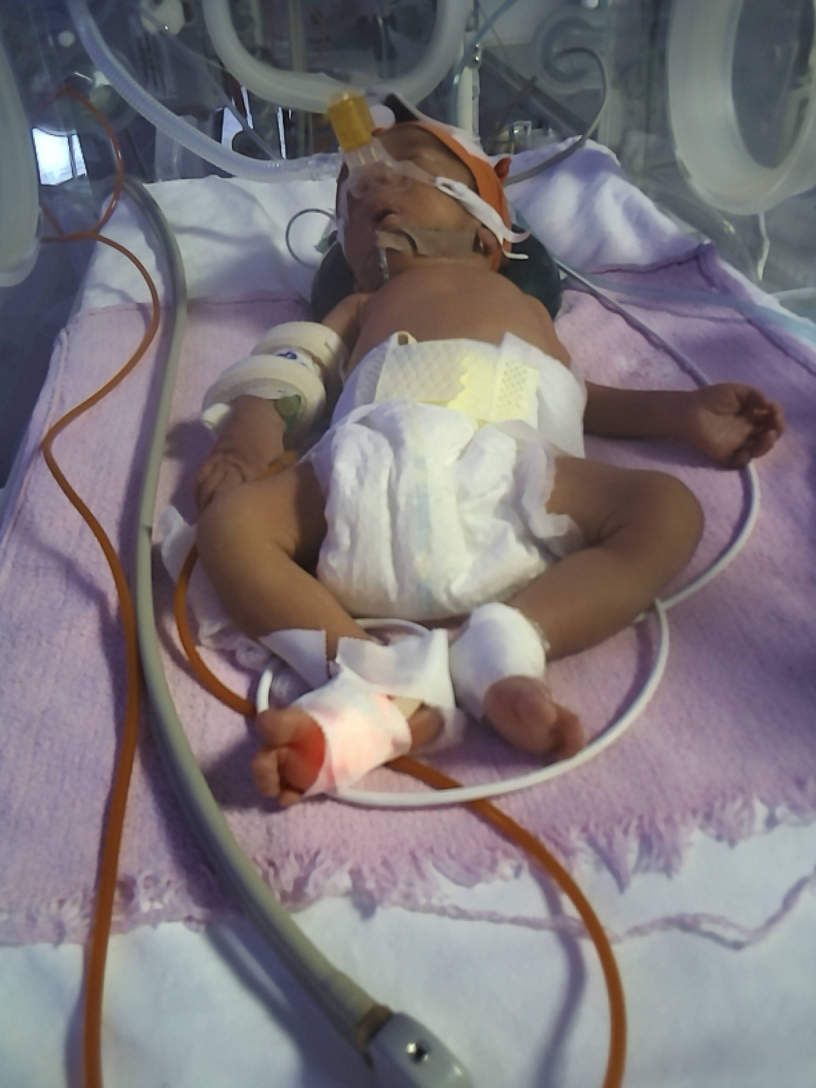
#> input picture Cropping mechanisms/Data2Check/Visible/HM20240814213403_VIS.jpeg, 2448 x 3264 px, given in place of HM20240814214018_VIS copy.jpeg, which was not available (shown at 1/3 size)
$ jupyter execute --allow-errors HomographyCrop.ipynb   (text cells are left out)
#> lines starting #> are read from the running program, lines starting #| are printed output that depends on the picture; pictures that were not available may be replaced by others from this repository, and a replacement may not be noted
[cell 1]
import cv2
import numpy as np
import matplotlib.pyplot as plt
import os
from glob import glob

[cell 2]
# Provide file paths
# !!!! This are the images that will be used for the homography matrix creation
# We should work twice, one per thermal camera

thermal_path = "HM20240814214018 copy.jpeg" # for the thermal image for the homography matrix
visible_path = "HM20240814214018_VIS copy.jpeg" # for the visible image for the homography matrix
matrix_path = "homography_matrix.txt" # to save the homography matrix (if good)

visible_folder = "visible" # for the visible images, to warp/transform
output_folder = "aligned" # for the aligned images, to save the warped images

[cell 3]
# Load images
visible_img = cv2.imread(visible_path)
#> visible_img is the input picture: shape (3264, 2448, 3); mean B, G, R 122.8, 118.6, 125.4
thermal_img = cv2.imread(thermal_path)
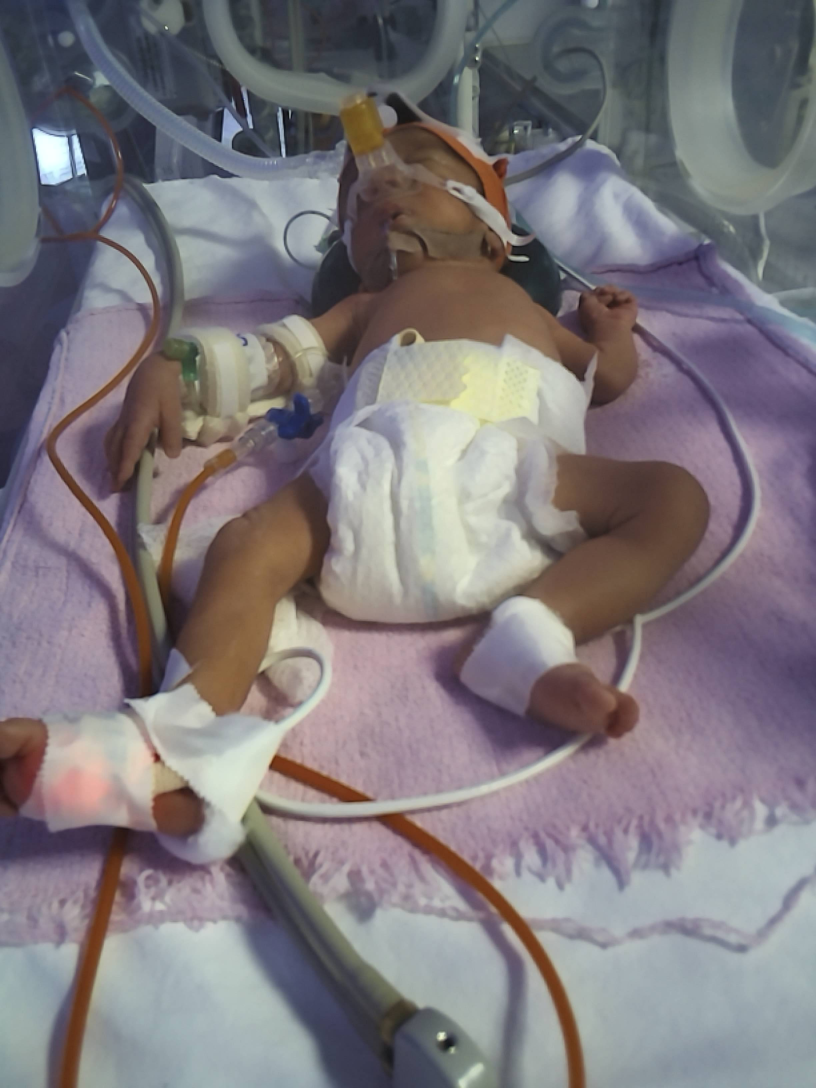
#> input picture Cropping mechanisms/Data2Check/Visible/HM20240814213507_VIS.jpeg, 2448 x 3264 px, given in place of HM20240814214018 copy.jpeg, which was not available (shown at 1/3 size)
#> thermal_img is the input picture: shape (3264, 2448, 3); mean B, G, R 124.2, 119.7, 125.7
print("Visible image shape:", visible_img.shape)
#| Visible image shape: (3264, 2448, 3)
print("Thermal image shape:", thermal_img.shape)
#| Thermal image shape: (3264, 2448, 3)
visible_pts = []
thermal_pts = []

[cell 4]
import cv2
import numpy as np

# Resize factor for display (visual only)
target_height = 600
scale_visible = target_height / visible_img.shape[0]
#> scale_visible = 0.184
scale_thermal = target_height / thermal_img.shape[0]
#> scale_thermal = 0.184

# Resize for display only
visible_resized = cv2.resize(visible_img, (int(visible_img.shape[1] * scale_visible), target_height))
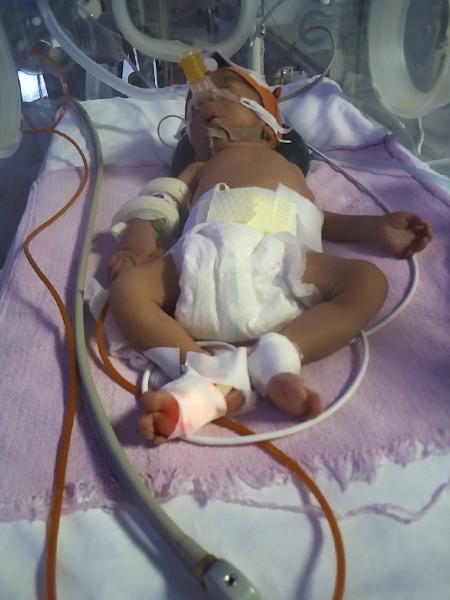
#> visible_resized: shape (600, 450, 3); mean B, G, R 122.7, 118.5, 125.3
thermal_resized = cv2.resize(thermal_img, (int(thermal_img.shape[1] * scale_thermal), target_height))
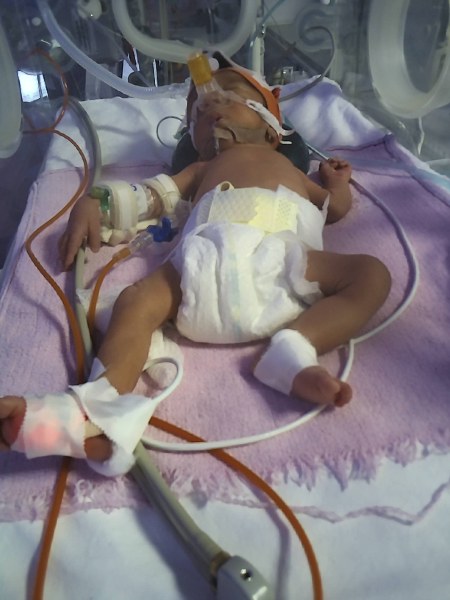
#> thermal_resized: shape (600, 450, 3); mean B, G, R 124.2, 119.7, 125.7

# Combine for side-by-side view
combined_img = np.hstack((visible_resized, thermal_resized))
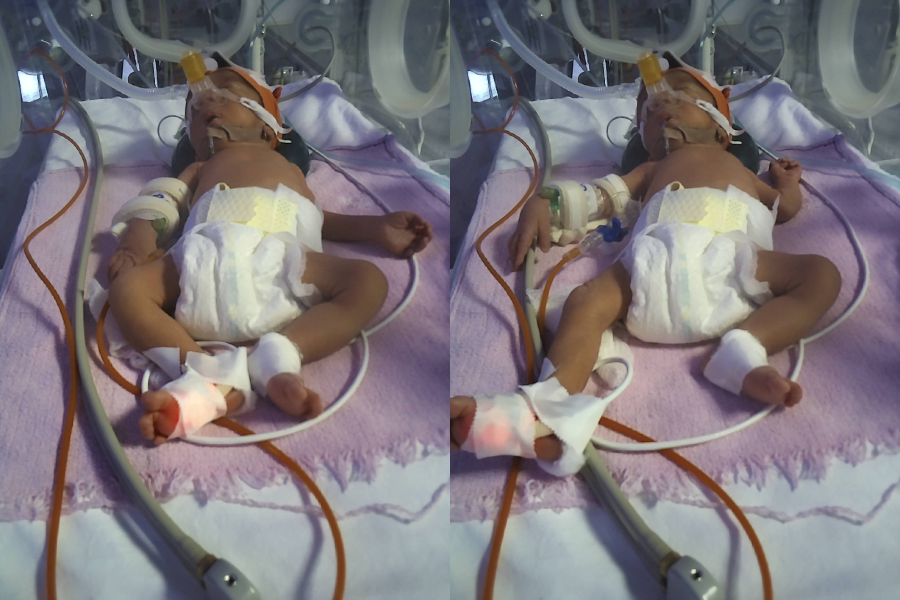
#> combined_img: shape (600, 900, 3); mean B, G, R 123.4, 119.1, 125.5
combined_clone = combined_img.copy()
split_x = visible_resized.shape[1]
#> split_x = 450

# Containers for original-scale points
visible_pts = []
thermal_pts = []

# Click handler
# [18 lines left out: function click_points_combined, not called in this run]

# Display window
cv2.imshow("Click Keypoints on Both Images", combined_clone)
cv2.setMouseCallback("Click Keypoints on Both Images", click_points_combined,
                     [combined_clone, visible_pts, thermal_pts, split_x, scale_visible, scale_thermal])
cv2.waitKey(0)
cv2.destroyAllWindows()

# Convert to numpy arrays
src_pts = np.array(visible_pts, dtype=np.float32)
dst_pts = np.array(thermal_pts, dtype=np.float32)

# Compute homography using original-resolution points
if len(src_pts) >= 4 and len(dst_pts) >= 4:
    H, status = cv2.findHomography(src_pts, dst_pts, cv2.RANSAC)
    print("Homography Matrix (from visible to thermal):\n", H)
else:
    print("Need at least 4 points on each image to compute homography.")

#> (a cell that did not finish here is left out)

[cell 6]
import matplotlib.pyplot as plt

#> (the rest of this cell did not finish here and is left out)

[cell 7]
# [27 lines left out: functions save_homography_matrix, load_homography_matrix, not called in this run]

#> (a cell that did not finish here is left out)

#> (a cell that did not finish here is left out)

[cell 10]
# [36 lines left out: function warp_images_from_folder, not called in this run]

[cell 11]
target_shape = thermal_img.shape[:2]  # (height, width)
#> target_shape = (3264, 2448)
print("Target shape:", target_shape)
#| Target shape: (3264, 2448)
#> (the rest of this cell did not finish here and is left out)
